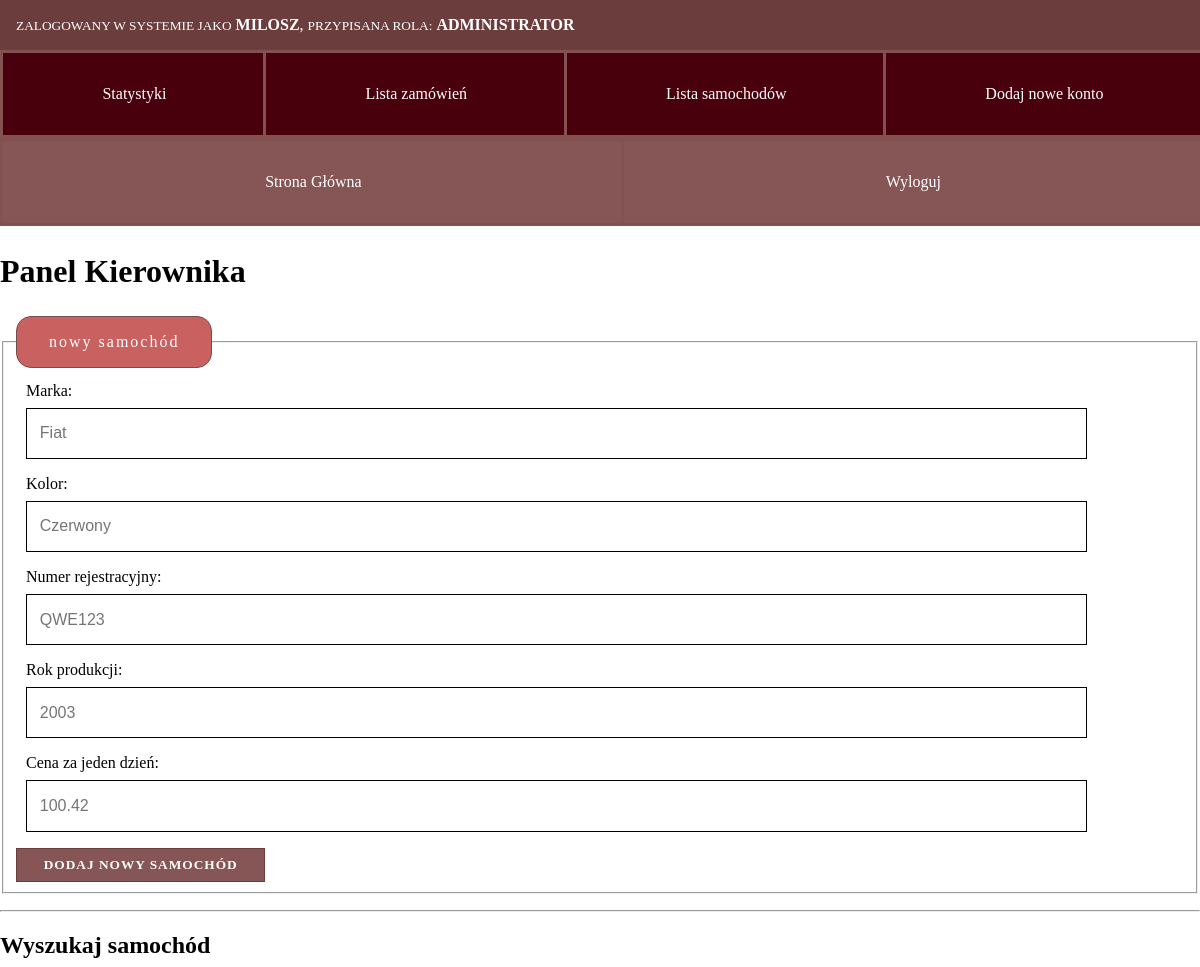
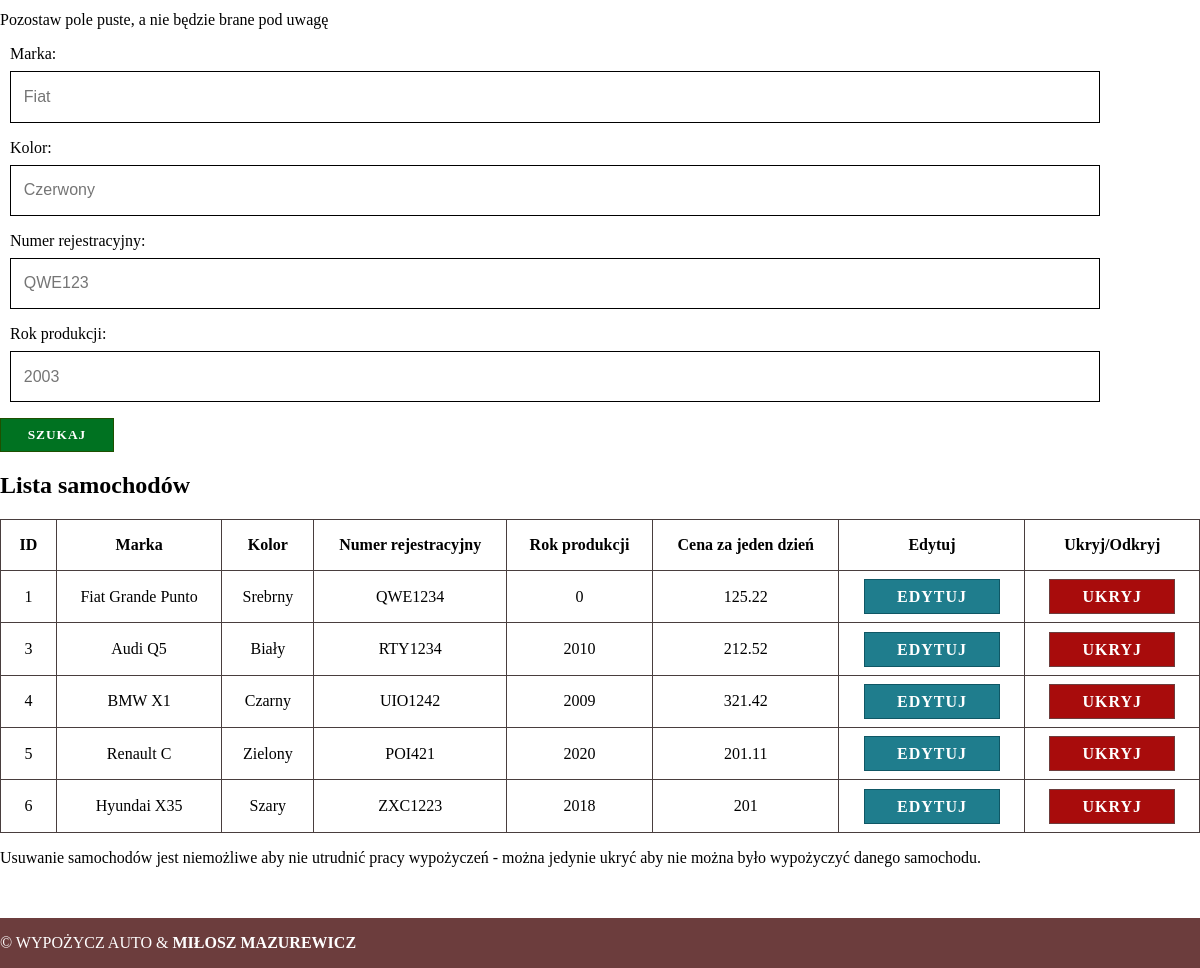
The page /kierownik/lista-samochodow (signed in) on the database its author committed (2 pictures, top to bottom).
### tables this page shows
CREATE TABLE `samochod` (
  `id` int(11) NOT NULL,
  `marka` varchar(32) NOT NULL,
  `kolor` varchar(32) NOT NULL,
  `numer_rejestracyjny` varchar(32) NOT NULL,
  `rok_produkcji` year(4) NOT NULL,
  `cena_za_jeden_dzien` double NOT NULL,
  `hide` int(1) NOT NULL DEFAULT 0
);

### Controller/KierownikController.php (called while the page is built, shortened)
<?php
class KierownikController extends Controller
{
    public function carList()
    {
        $cars = Samochod::findAllByFilter();
        $this->view('carList', 'Lista samochodów', [
            'cars' => $cars
        ]);
    }
}

### App.php (called while the page is built, shortened)
<?php
require_once 'Autoloader.php';
class App
{
    public function __construct()
    {
        new Route();
    }
}

### public/index.php (called while the page is built, shortened)
<?php
require_once '../App.php';
$app = new App();

### Core/Url.php (called while the page is built, shortened)
<?php
class Url
{
    private static function getPath(): string
    {
        $pathUrl = $_SERVER['SCRIPT_NAME'];
        $pathUrl = str_replace('/index.php', '', $pathUrl);
        return $pathUrl;
    }
    public static function to(string $route, array $params = []): string
    {
        if($params) {
            $url = http_build_query($params);
            $route .= '?' . $url;
        }
        return sprintf('%s%s', self::getPath(), $route);
    }
}

### Autoloader.php (called while the page is built, shortened)
<?php
class Autoloader
{
    public static function register()
    {
        spl_autoload_register(function ($class) {
            $directorySeparator = '/';
            $file = str_replace('\\', $directorySeparator, $class).'.php';
            if (file_exists(__PROJECT_DIR__.'/'.$file)) {
                return true;
            }
            return false;
        });
    }
}

### Core/Request.php (called while the page is built, shortened)
<?php
class Request
{
    public static function get(string $variableName)
    {
        return '';
    }
}

### Model/Samochod.php (called while the page is built, shortened)
<?php
class Samochod
{
    public static function findAllByFilter(): array
    {
        $marka = Request::get('marka');
        $kolor = Request::get('kolor');
        $numer_rejestracyjny = Request::get('numer_rejestracyjny');
        $rok_produkcji = Request::get('rok_produkcji');
        $sql = "SELECT * FROM samochod ";
        $buildSql = "";
        $params = [];
        return DB::queryAll($sql, $params);
    }
}

### Core/DB.php (called while the page is built, shortened)
<?php
class DB
{
    private static function getConfig()
    {
        return require __PROJECT_DIR__ . '/config/database.php';
    }
    private static function connection(): \PDO
    {
        $dbConfig = self::getConfig();
        $options = [
            \PDO::ATTR_ERRMODE            => \PDO::ERRMODE_EXCEPTION,
            \PDO::ATTR_DEFAULT_FETCH_MODE => \PDO::FETCH_ASSOC,
            \PDO::ATTR_EMULATE_PREPARES   => false,
        ];
        $dsn = sprintf("mysql:host=%s;dbname=%s;charset=utf8mb4;port=%s",
            $dbConfig['host'],
            $dbConfig['db_name'],
            $dbConfig['port'],
        );
        return new \PDO($dsn, $dbConfig['db_user'], $dbConfig['db_pass'], $options);
    }
    private static function prepare(string $query)
    {
        $db = self::connection();
        return $db->prepare($query);
    }
    private static function getQueryBinding(string $query, array $boundParams): \PDOStatement
    {
        $sql = self::prepare($query);
        return $sql;
    }
    public static function queryAll(string $query, array $boundParams = [])
    {
        $sql = self::getQueryBinding($query, $boundParams);
        $sql->execute();
        return $sql->fetchAll();
    }
}

### views/kierownik/carList.php (the view, shortened to what this page needs)
<h1>Panel Kierownika</h1>
<form action="<?php echo Url::to('/kierownik/nowy-samochod') ?>" method="post" class="">
    <fieldset>
        <legend>Nowy samochód</legend>
        <div class="form-row">
            <label class="form-label" for="marka">Marka: </label>
            <input type="text" name="marka" id="marka" placeholder="Fiat" required />
        </div>
        <div class="form-row">
            <label class="form-label" for="kolor">Kolor: </label>
            <input type="text" name="kolor" id="kolor" placeholder="Czerwony" required />
        </div>
        <div class="form-row">
            <label class="form-label" for="numer_rejestracyjny">Numer rejestracyjny: </label>
            <input type="text" name="numer_rejestracyjny" id="numer_rejestracyjny" placeholder="QWE123" required />
        </div>
        <div class="form-row">
            <label class="form-label" for="rok_produkcji">Rok produkcji: </label>
            <input type="text" name="rok_produkcji" id="rok_produkcji" placeholder="2003" required />
        </div>
        <div class="form-row">
            <label class="form-label" for="cena_za_jeden_dzien">Cena za jeden dzień: </label>
            <input type="text" name="cena_za_jeden_dzien" id="cena_za_jeden_dzien" placeholder="100.42" required />
        </div>
        <div class="row">
            <input type="submit" class="btn btn-1" value="Dodaj nowy samochód" />
        </div>
    </fieldset>
</form>
<hr>
<h2>Wyszukaj samochód</h2>
<p class="text-help">
    Pozostaw pole puste, a nie będzie brane pod uwagę
</p>
<form action="<?php echo Url::to('/kierownik/lista-samochodow') ?>" method="get" class="">
    <div class="form-row">
        <label class="form-label" for="marka">Marka: </label>
        <input type="text" name="marka" id="marka" placeholder="Fiat" />
    </div>
    <div class="form-row">
        <label class="form-label" for="kolor">Kolor: </label>
        <input type="text" name="kolor" id="kolor" placeholder="Czerwony" />
    </div>
    <div class="form-row">
        <label class="form-label" for="numer_rejestracyjny">Numer rejestracyjny: </label>
        <input type="text" name="numer_rejestracyjny" id="numer_rejestracyjny" placeholder="QWE123" />
    </div>
    <div class="form-row">
        <label class="form-label" for="rok_produkcji">Rok produkcji: </label>
        <input type="text" name="rok_produkcji" id="rok_produkcji" placeholder="2003" />
    </div>
    <div class="row">
        <input type="submit" class="btn btn-search" value="Szukaj" />
    </div>
</form>
<h2>Lista samochodów</h2>
<div class="table-responsive">
<table class="table">
    <thead>
    <tr>
        <th>ID</th>
        <th>Marka</th>
        <th>Kolor</th>
        <th>Numer rejestracyjny</th>
        <th>Rok produkcji</th>
        <th>Cena za jeden dzień</th>
        <th>Edytuj</th>
        <th>Ukryj/Odkryj</th>
    </tr>
    </thead>
    <tbody>
    <?php if($cars): ?>
        <?php foreach($cars as $car): ?>
            <tr <?php if($car['hide']): ?>class="tr-car-hidden"<?php endif; ?>>
                <td><?php echo $car['id']; ?></td>
                <td><?php echo $car['marka']; ?></td>
                <td><?php echo $car['kolor']; ?></td>
                <td><?php echo $car['numer_rejestracyjny']; ?></td>
                <td><?php echo $car['rok_produkcji']; ?></td>
                <td><?php echo $car['cena_za_jeden_dzien']; ?></td>
                <td><a href="<?php echo Url::to('/kierownik/samochod/edycja', ['id' => $car['id']]) ?>" class="btn btn-edit" title="Edytuj">Edytuj</a></td>
                <td>
                    <?php if($car['hide']): ?>
                        <a href="<?php echo Url::to('/kierownik/samochod/ukryj', ['id' => $car['id'], 'makeShow' => 1]) ?>" class="btn btn-delete" title="Odkryj">Odkryj</a>
                    <?php else: ?>
                        <a href="<?php echo Url::to('/kierownik/samochod/ukryj', ['id' => $car['id']]) ?>" class="btn btn-delete" title="Ukryj">Ukryj</a>
                    <?php endif; ?>
                </td>
            </tr>
            <?php endforeach; ?>
    <?php else: ?>
        <tr>
            <td colspan="8">Nie znaleziono samochodów w bazie danych</td>
        </tr>
    <?php endif; ?>
    </tbody>
</table>
</div>
<p class="text-help">
    Usuwanie samochodów jest niemożliwe aby nie utrudnić pracy wypożyczeń - można jedynie ukryć aby nie można było wypożyczyć danego samochodu.
</p>

### public/css/style.css (style rules this page uses)
html { position: relative; min-height: 100vh; }
html, body { margin: 0; padding: 0; color: #000; }
a { color: #000; }
p { margin: 0; padding: 0; }
.btn { text-align: center; text-decoration: none; vertical-align: middle; background: #865555; padding: 8px 2em; border: 1px solid #6c3d3d; color: #fff; text-transform: uppercase; font-weight: bold; font-family: "Avenir Next", serif; letter-spacing: 1px; }
.btn-edit { background: #1f7d8d; border-color: #0f5765; }
.btn-delete { background: #a80c0c; }
.btn-search { background: #007221; border-color: #1e5000; }
input[type=text], input[type=password], textarea { display: block; width: 90%; padding: .6rem .8rem; font-size: 1em; font-weight: 400; line-height: 1.5; background: #fff; border: 1px solid #000000; height: 30px; }
label.form-label { margin-bottom: .5rem; display: inline-block; }
.form-row { margin-bottom: 1em; padding: 0 10px; }
legend { background: #ca6161; border-radius: 15px; padding: 1em 2em; border: 1px solid #754c4c; color: #fff; text-transform: lowercase; letter-spacing: 2px; margin-bottom: .5em; }
fieldset { margin-bottom: 1em; }
table { border-collapse: collapse; }
.table { width: 100%; }
table td, table th { padding: 1em; border: 1px solid #493e3e; }
.table td, .table th { text-align: center; }
h1 { font-size: 2em; }
.text-help { margin: 1em 0; }
hr { margin: 1em 0; }
.table-responsive { width: 100%; position: relative; overflow-x: scroll; }

### rows shown on the page
samochod: id "1", marka "Fiat Grande Punto", kolor "Srebrny", numer_rejestracyjny "QWE1234", rok_produkcji "0", cena_za_jeden_dzien "125.22"
samochod: id "3", marka "Audi Q5", kolor "Biały", numer_rejestracyjny "RTY1234", rok_produkcji "2010", cena_za_jeden_dzien "212.52"
samochod: id "4", marka "BMW X1", kolor "Czarny", numer_rejestracyjny "UIO1242", rok_produkcji "2009", cena_za_jeden_dzien "321.42"
samochod: id "5", marka "Renault C", kolor "Zielony", numer_rejestracyjny "POI421", rok_produkcji "2020", cena_za_jeden_dzien "201.11"
samochod: id "6", marka "Hyundai X35", kolor "Szary", numer_rejestracyjny "ZXC1223", rok_produkcji "2018", cena_za_jeden_dzien "201"

### other values the page prints
Auth::getLogin() "MILOSZ"
Auth::getRole() "ADMINISTRATOR"
